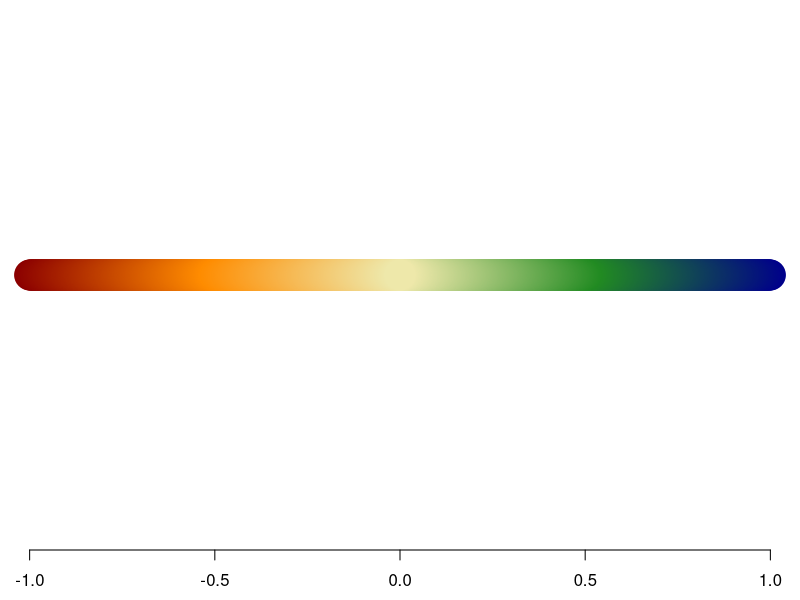
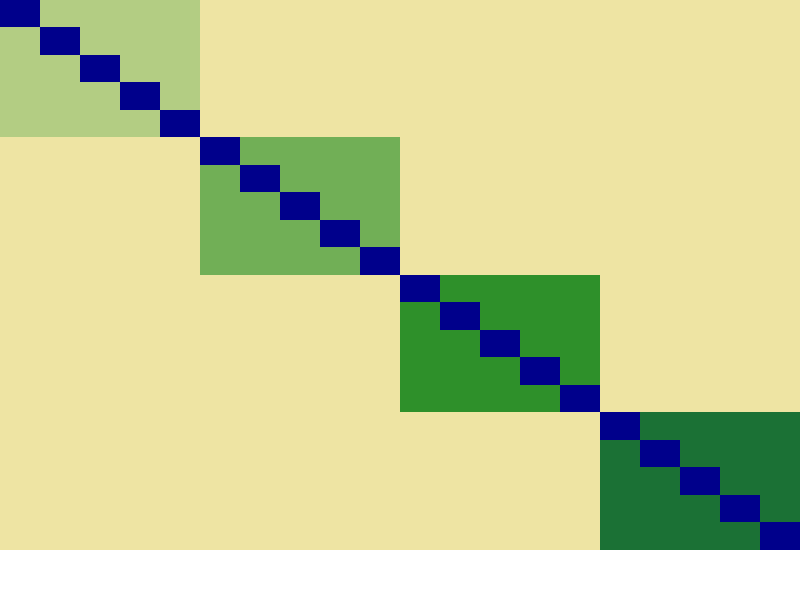
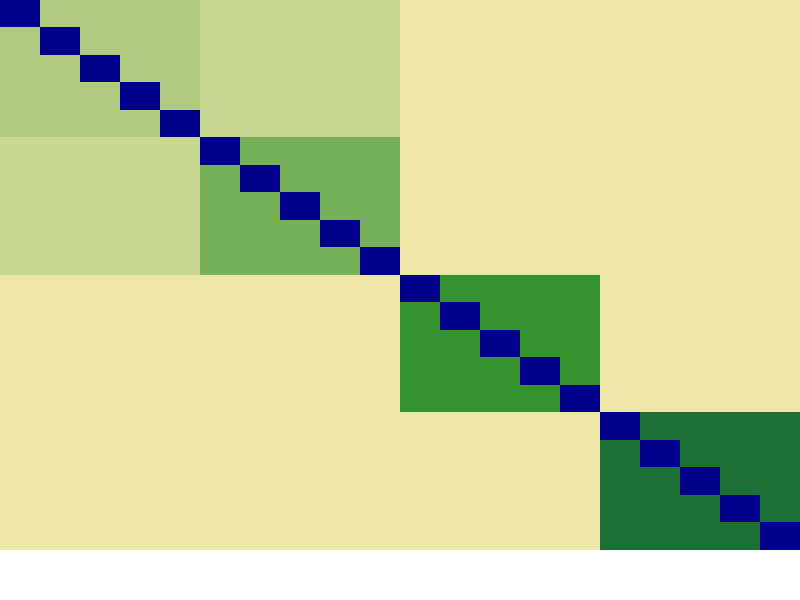
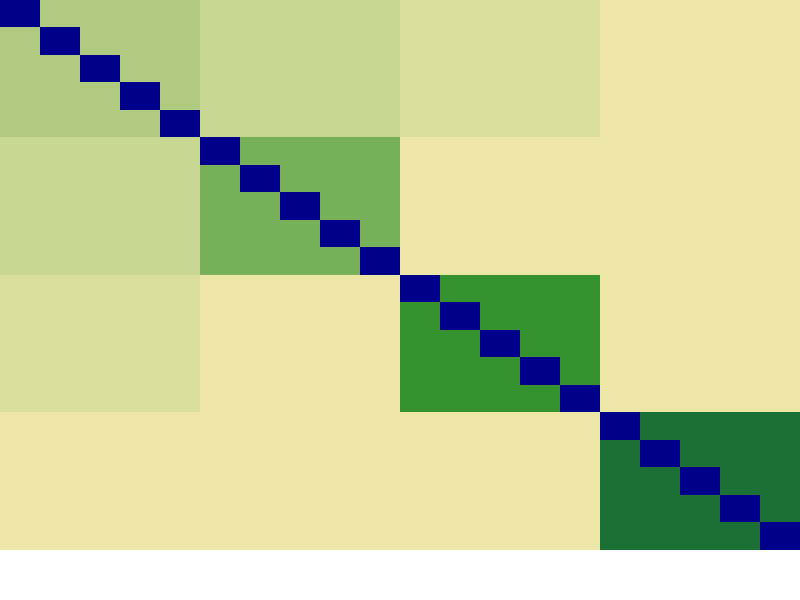
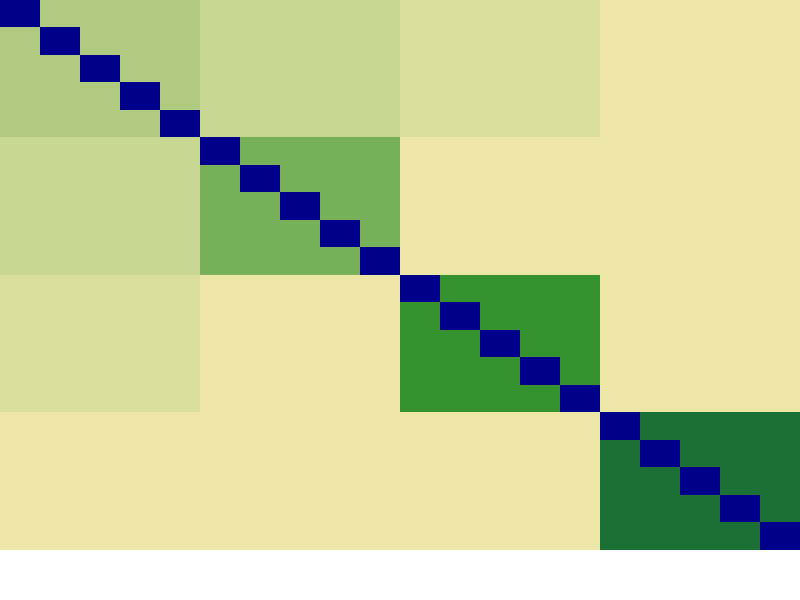
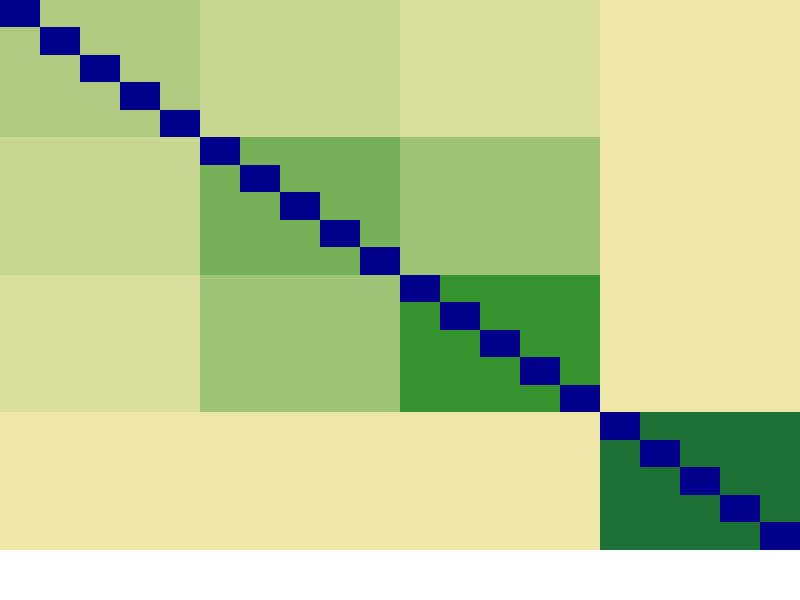
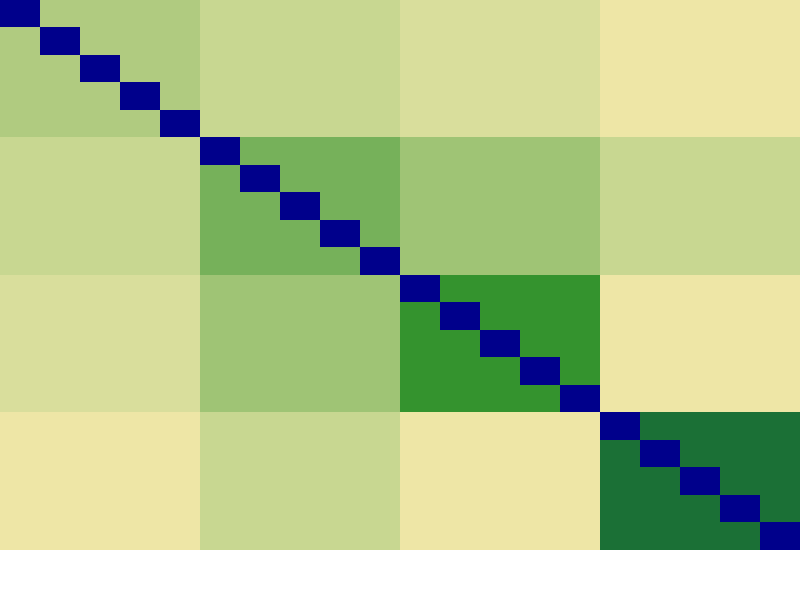
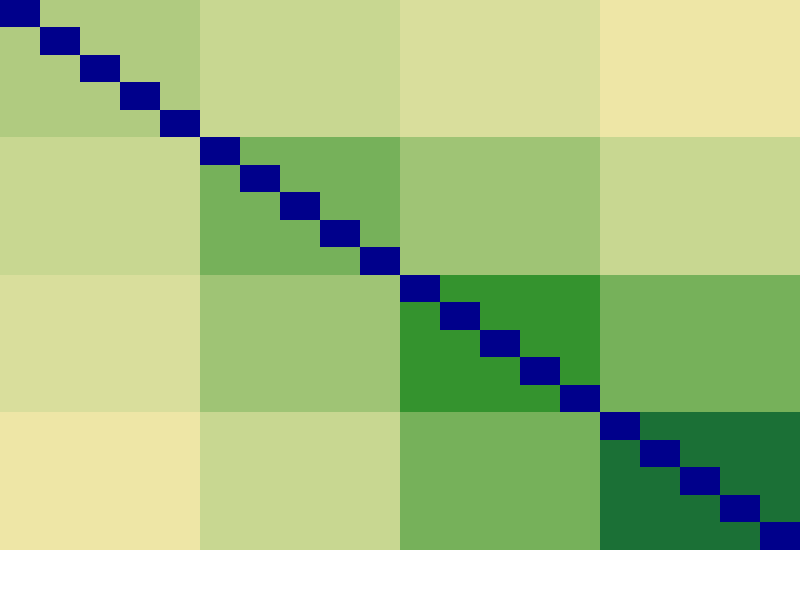

These figures' R source, in order:
library(MASS)
library(pcaPP)
library(matrixcalc)

colfunc <- colorRampPalette(c("darkred", "darkorange", "palegoldenrod", "forestgreen", "darkblue"))
par(mfrow = c(1,1), mar = c(2.5,0,0,0))
plot(y = rep(0,1001), x = c(c(sapply(500:1, function(i){c(i,-i)})) * .002,0), col=colfunc(1001)[c(c(sapply(500:1, function(i){c(i,-i)})),0) + 501], pch=19, cex=4, xlim = c(-1, 1), ylim = c (-.005, .005), xlab = "", ylab = "", frame.plot = FALSE, yaxt = "n")

constructMatrix <- function(values,d.vec){
  k <- length(values)
  d <- sum(d.vec)
  first <- matrix(c(rep(values[1],d.vec[1]),rep(0,d-d.vec[1])),byrow=TRUE,ncol=d,nrow=d.vec[1])
  middle <- sapply(2:(k-1),function(j){matrix(c(rep(0,sum(d.vec[1:(j-1)])),rep(values[j],d.vec[j]),rep(0,sum(d.vec[(j+1):k]))),byrow=TRUE,ncol=d,nrow=d.vec[j])},simplify = FALSE)
  last <- matrix(c(rep(0,sum(d.vec[1:(k-1)])),rep(values[k],d.vec[k])),byrow=TRUE,ncol=d,nrow=d.vec[k])
  
  M <- rbind(first,do.call(rbind,middle),last)
  diag(M) <- 1
  M
}

addBlock <- function(Sig,d.e,i1,i2,par,needPD = TRUE){
  Sig[d.e[2,i1]:d.e[3,i1],d.e[2,i2]:d.e[3,i2]] <- par
  Sig[d.e[2,i2]:d.e[3,i2],d.e[2,i1]:d.e[3,i1]] <- par
  if(is.positive.definite(Sig)==FALSE & needPD){
    print("not positive-definite")
    stop(call=FALSE)
  }else{
    image(t(Sig[d:1,]), axes=FALSE, zlim=c(-1,1), col=colfunc(100))
    return(Sig)
  }
}


generator.list <- list()
true.delta <- list()

# easy even
values <- c(.15,.3,.45,.6)
d.vec <- c(5,5,5,5)
d.e <- rbind(values,cumsum(c(1,d.vec[-length(d.vec)])),cumsum(d.vec))
d <- sum(d.vec)

Tau <- constructMatrix(values,d.vec)
is.positive.definite(Tau)
image(t(Tau[d:1,]), axes=FALSE, zlim=c(-1,1), col=colfunc(50))

Tau <- addBlock(Tau,d.e,1,2,.1)
Tau <- addBlock(Tau,d.e,1,3,.05)
Tau <- addBlock(Tau,d.e,1,4,0)
Tau <- addBlock(Tau,d.e,2,3,.2)
Tau <- addBlock(Tau,d.e,2,4,.1)
Tau <- addBlock(Tau,d.e,3,4,.3)

image(t(sin(pi / 2 * Tau)[d:1,]), axes=FALSE, zlim=c(-1,1), col=colfunc(100))

generator.list[[1]] <- Tau
true.delta[[1]] <- constructMatrix(rep(1,length(values)),d.vec)

# hard even
values <- c(.1,.2,.25,.3)
d.vec <- c(5,5,5,5)
d.e <- rbind(values,cumsum(c(1,d.vec[-length(d.vec)])),cumsum(d.vec))
d <- sum(d.vec)

Tau <- constructMatrix(values,d.vec)
is.positive.definite(Tau)
image(t(Tau[d:1,]), axes=FALSE, zlim=c(-1,1), col=colfunc(100))

Tau <- addBlock(Tau,d.e,1,2,.05)
Tau <- addBlock(Tau,d.e,1,3,0)
Tau <- addBlock(Tau,d.e,1,4,-.05)
Tau <- addBlock(Tau,d.e,2,3,.1)
Tau <- addBlock(Tau,d.e,2,4,.15)
Tau <- addBlock(Tau,d.e,3,4,.2)

image(t(sin(pi / 2 * Tau)[d:1,]), axes=FALSE, zlim=c(-1,1), col=colfunc(100))

generator.list[[2]] <- Tau
true.delta[[2]] <- constructMatrix(rep(1,length(values)),d.vec)


# hard uneven
values <- c(.1,.2,.3,0,.5,.4,.25,.05)
d.vec <- c(4,2,2,1,3,3,2,3)
d.e <- rbind(values,cumsum(c(1,d.vec[-length(d.vec)])),cumsum(d.vec))
d <- sum(d.vec)

Tau <- constructMatrix(values,d.vec)
is.positive.definite(Tau)
image(t(Tau[d:1,]), axes=FALSE, zlim=c(-1,1), col=colfunc(50))

Tau <- addBlock(Tau,d.e,2,3,.15)
Tau <- addBlock(Tau,d.e,2,4,.05)
Tau <- addBlock(Tau,d.e,2,5,.1)
Tau <- addBlock(Tau,d.e,2,6,.05)
Tau <- addBlock(Tau,d.e,3,4,.25)
Tau <- addBlock(Tau,d.e,3,5,.1)
Tau <- addBlock(Tau,d.e,3,6,.15)
Tau <- addBlock(Tau,d.e,4,5,.35)
Tau <- addBlock(Tau,d.e,4,6,.25)
Tau <- addBlock(Tau,d.e,5,6,.3)
Tau <- addBlock(Tau,d.e,6,7,.15)
Tau <- addBlock(Tau,d.e,6,8,-.1)
Tau <- addBlock(Tau,d.e,7,8,-.05)

image(t(sin(pi / 2 * Tau)[d:1,]), axes=FALSE, zlim=c(-1,1), col=colfunc(100))

generator.list[[3]] <- Tau
true.delta[[3]] <- constructMatrix(rep(1,length(values)),d.vec)


# very hard uneven
values <- c(.05,.1,.15,.2,.25,.3,.35,.4)
d.vec <- c(4,3,2,1,2,3,2,3)
d.e <- rbind(values,cumsum(c(1,d.vec[-length(d.vec)])),cumsum(d.vec))
d <- sum(d.vec)

Tau <- constructMatrix(values,d.vec)
is.positive.definite(Tau)
image(t(Tau[d:1,]), axes=FALSE, zlim=c(-1,1), col=colfunc(50))

Tau <- addBlock(Tau,d.e,2,3,0)
Tau <- addBlock(Tau,d.e,2,4,.01)
Tau <- addBlock(Tau,d.e,2,5,.02)
Tau <- addBlock(Tau,d.e,2,6,.03)
Tau <- addBlock(Tau,d.e,2,7,.04)
Tau <- addBlock(Tau,d.e,2,8,.05)
Tau <- addBlock(Tau,d.e,3,4,.11)
Tau <- addBlock(Tau,d.e,3,5,.12)
Tau <- addBlock(Tau,d.e,3,6,.13)
Tau <- addBlock(Tau,d.e,3,7,.14)
Tau <- addBlock(Tau,d.e,3,8,.15)
Tau <- addBlock(Tau,d.e,4,5,.17)
Tau <- addBlock(Tau,d.e,4,6,.18)
Tau <- addBlock(Tau,d.e,4,7,.19)
Tau <- addBlock(Tau,d.e,4,8,.2)
Tau <- addBlock(Tau,d.e,5,6,.23)
Tau <- addBlock(Tau,d.e,5,7,.24)
Tau <- addBlock(Tau,d.e,5,8,.25)
Tau <- addBlock(Tau,d.e,6,7,.28)
Tau <- addBlock(Tau,d.e,6,8,.29)
Tau <- addBlock(Tau,d.e,7,8,.3)

image(t(sin(pi / 2 * Tau)[d:1,]), axes=FALSE, zlim=c(-1,1), col=colfunc(100))

generator.list[[4]] <- Tau
true.delta[[4]] <- constructMatrix(rep(1,length(values)),d.vec)


#i <- 4
#image(t(generator.list[[i]][d:1,]), axes=FALSE, zlim=c(-1,1), col=colfunc(100))
#image(t(true.delta[[i]][d:1,]), axes=FALSE, zlim=c(-1,1), col=colfunc(100))
